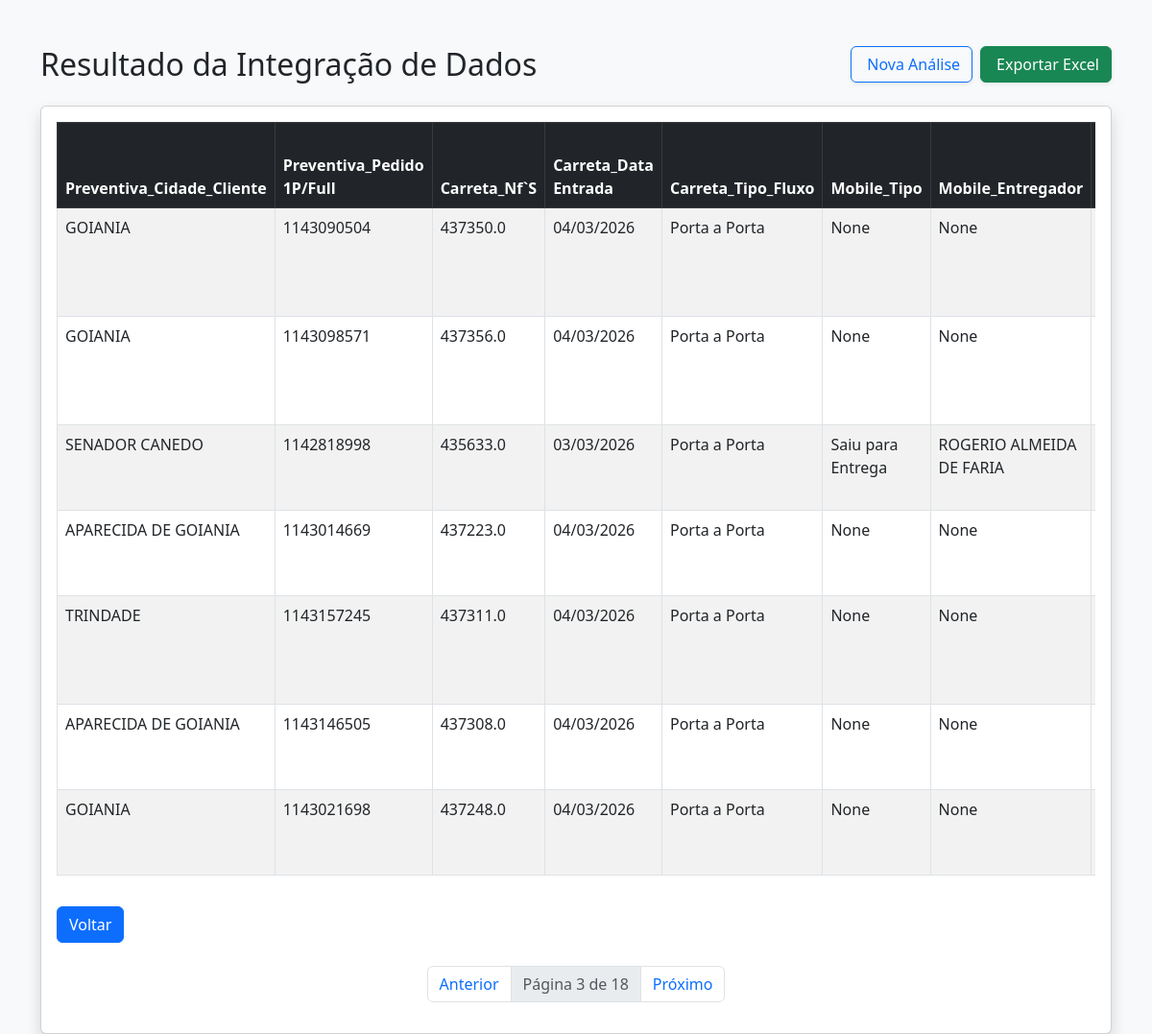
Page /analisar_dados?pagina=3 on the committed database.
### tables this page shows
CREATE TABLE "analise_resultado" (
"Preventiva_Cidade_Cliente" TEXT,
  "Preventiva_Pedido 1P/Full" INTEGER,
  "Carreta_Nf`S" REAL,
  "Carreta_Data Entrada" TEXT,
  "Carreta_Tipo_Fluxo" TEXT,
  "Mobile_Tipo" TEXT,
  "Mobile_Entregador" TEXT,
  "Esl_Última Ocorrência/Observações" TEXT,
  "Esl_Pessoa/Nome" TEXT,
  "Esl_Última Ocorrência/Data Ocorrência" TEXT,
  "Bipe_Prod_Status_Deposito" TEXT,
  "Bipe_Notas_Ocorrencia" TEXT,
  "Chave_nf-e" TEXT
);

### routes.py (the view)
@rotas.route('/analisar_dados')
def analisar_dados():
    pagina = request.args.get('pagina', 1, type=int) #procura na Url o paramentro chamado 'pagina', se não existir, use o valor padrao 1 e converta para inteiro
    processar = request.args.get('processar', 'false') == 'true' #.get retorna uma string 'false' e logo em seguida e feita uma comparação de string 'false' é igual 'true'? não, então retorna o boleano False
    if processar:
        diretorio_raiz = current_app.config['DIRETORIO_RAIZ']
        caminho_script = os.path.join(diretorio_raiz, 'analise.py') # Corrigido o nome
        enconding_padro = locale.getpreferredencoding(False)
        subprocess.run(['python', caminho_script], capture_output=True, text=True, encoding=enconding_padro)
    itens_por_pg = 7
    lista_dados, total_itens = buscar_dados_paginados(pagina, itens_por_pg)
    total_paginas = (total_itens + itens_por_pg - 1) // itens_por_pg
    dados_formatados = {
        "Excel": lista_dados,
        "pagina_atual": pagina,
        "total_paginas": total_paginas
    }
    return render_template('tabela_resultado.html', dados=dados_formatados)

### database.py (called while the page is built)
def buscar_dados_paginados(pagina, itens_por_pagina=10): #o valor 10 é um valor padrão caso vc não passe nada
    conn = sqlite3.connect(DB_PATH)
    offset = (pagina - 1) * itens_por_pagina
    query = f"SELECT * FROM analise_resultado LIMIT {itens_por_pagina} OFFSET {offset}"
    df = pd.read_sql(query, conn) #executa uma query e transforma o resultado em um dataframe
    total_registros = conn.execute("SELECT COUNT(*) FROM analise_resultado").fetchone()[0]
    conn.close()
    return df.to_dict(orient='records'), total_registros

### templates/tabela_resultado.html (shortened to what this page needs)
<!DOCTYPE html>
<html lang="pt-br">
<head>
    <link href="https://cdn.jsdelivr.net/npm/bootstrap@5.3.0/dist/css/bootstrap.min.css" rel="stylesheet">
</head>
<body class="bg-light">
    <div class="container mt-5">
        <div class="d-flex flex-wrap align-items-center justify-content-between gap-3 mb-4">
            <h2 class="mb-0">Resultado da Integração de Dados</h2>
            <div class="d-flex gap-2">
                <a href="{{ url_for('rotas.deletar_arquivos') }}"
                    class="btn btn-outline-primary shadow-sm">
                     Nova Análise
                </a>
                <a href="{{ url_for('rotas.baixar_relatorio') }}"
                    class="btn btn-success shadow-sm">
                     Exportar Excel
                </a>
            </div>
        </div>
        <div class="card shadow">
            <div class="card-body">
                <div class="table-responsive">
                    <table class="table table-striped table-hover table-bordered">
                        <thead class="table-dark">
                            <tr>
                                {% if dados.Excel | length > 0 %}
                                {% for coluna in dados.Excel[0].keys() %}
                                <th>{{ coluna }}</th>
                                {% endfor %}
                                {% else %}
                                <th>Sem dados</th>
                                {% endif %}
                            </tr>
                        </thead>
                        <tbody>
                            {% for linha in dados.Excel %}
                            <tr>
                                {% for valor in linha.values() %}
                                <td>{{ valor }}</td>
                                {% endfor %}
                            </tr>
                            {% endfor %}
                        </tbody>
                    </table>
                </div>
                <a href="{{url_for('rotas.deletar_arquivos')}}" class="btn btn-primary mt-3">Voltar</a>
                <nav class="mt-4">
                    <ul class="pagination justify-content-center">
                        <li class="page-item {{ 'disabled' if dados.pagina_atual == 1 }}">
                            <a class="page-link"
                                href="{{ url_for('rotas.analisar_dados', pagina=dados.pagina_atual - 1) }}">Anterior</a>
                        </li>
                        <li class="page-item disabled">
                            <span class="page-link">Página {{ dados.pagina_atual }} de {{ dados.total_paginas }}</span>
                        </li>
                        <li class="page-item {{ 'disabled' if dados.pagina_atual == dados.total_paginas }}">
                            <a class="page-link"
                                href="{{ url_for('rotas.analisar_dados', pagina=dados.pagina_atual + 1) }}">Próximo</a>
                        </li>
                    </ul>
                </nav>
            </div>
        </div>
    </div>
</body>
</html>

### rows in the picture
analise_resultado: Preventiva_Cidade_Cliente "GOIANIA", values "1143090504" "437350.0" "None" "None", Carreta_Data Entrada "04/03/2026", Carreta_Tipo_Fluxo "Porta a Porta"
analise_resultado: Preventiva_Cidade_Cliente "GOIANIA", values "1143098571" "437356.0" "None" "None", Carreta_Data Entrada "04/03/2026", Carreta_Tipo_Fluxo "Porta a Porta"
analise_resultado: Preventiva_Cidade_Cliente "SENADOR CANEDO", values "1142818998" "435633.0", Carreta_Data Entrada "03/03/2026", Carreta_Tipo_Fluxo "Porta a Porta", Mobile_Tipo "Saiu para Entrega", Mobile_Entregador "ROGERIO ALMEIDA DE FARIA"
analise_resultado: Preventiva_Cidade_Cliente "APARECIDA DE GOIANIA", values "1143014669" "437223.0" "None" "None", Carreta_Data Entrada "04/03/2026", Carreta_Tipo_Fluxo "Porta a Porta"
analise_resultado: Preventiva_Cidade_Cliente "TRINDADE", values "1143157245" "437311.0" "None" "None", Carreta_Data Entrada "04/03/2026", Carreta_Tipo_Fluxo "Porta a Porta"
analise_resultado: Preventiva_Cidade_Cliente "APARECIDA DE GOIANIA", values "1143146505" "437308.0" "None" "None", Carreta_Data Entrada "04/03/2026", Carreta_Tipo_Fluxo "Porta a Porta"
analise_resultado: Preventiva_Cidade_Cliente "GOIANIA", values "1143021698" "437248.0" "None" "None", Carreta_Data Entrada "04/03/2026", Carreta_Tipo_Fluxo "Porta a Porta"

### other values in the picture
{{ coluna }} "Preventiva_Cidade_Cliente" "Preventiva_Pedido 1P/Full" "Carreta_Nf`S" "Carreta_Data Entrada" "Carreta_Tipo_Fluxo" "Mobile_Tipo" "Mobile_Entregador"
{{ dados.pagina_atual }} "3"
{{ dados.total_paginas }} "18"
